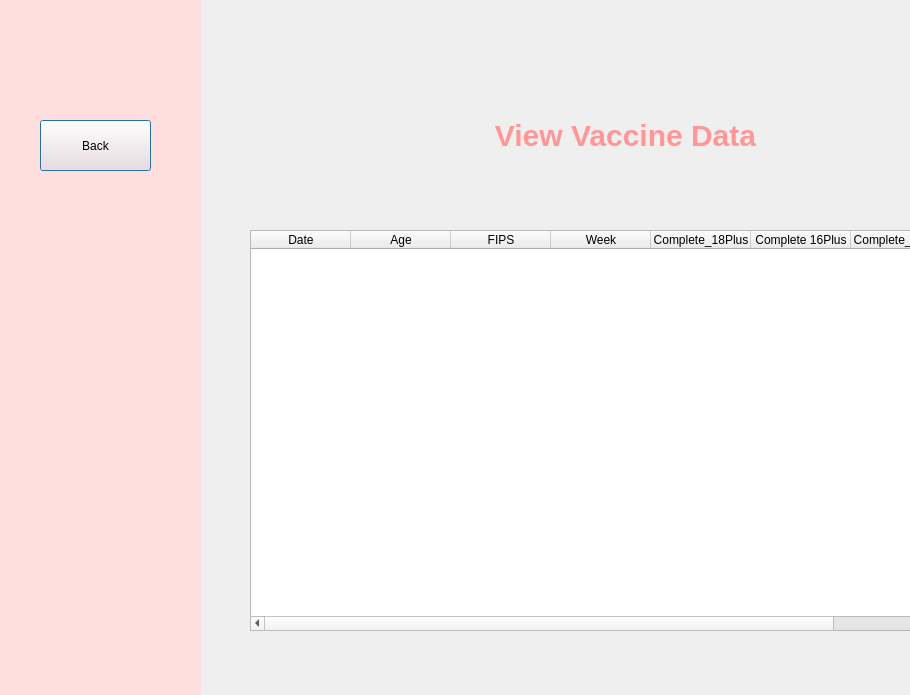
<?xml version="1.0" encoding="UTF-8"?>
<ui version="4.0">
 <class>Dialog</class>
 <widget class="QDialog" name="Dialog">
  <property name="geometry">
   <rect>
    <x>0</x>
    <y>0</y>
    <width>910</width>
    <height>695</height>
   </rect>
  </property>
  <property name="windowTitle">
   <string>Dialog</string>
  </property>
  <widget class="QTableWidget" name="tableWidget">
   <property name="geometry">
    <rect>
     <x>250</x>
     <y>230</y>
     <width>761</width>
     <height>401</height>
    </rect>
   </property>
   <property name="columnCount">
    <number>9</number>
   </property>
   <column>
    <property name="text">
     <string>Date</string>
    </property>
   </column>
   <column>
    <property name="text">
     <string>Age</string>
    </property>
   </column>
   <column>
    <property name="text">
     <string>FIPS</string>
    </property>
   </column>
   <column>
    <property name="text">
     <string>Week</string>
    </property>
   </column>
   <column>
    <property name="text">
     <string>Complete_18Plus</string>
    </property>
   </column>
   <column>
    <property name="text">
     <string>Complete 16Plus</string>
    </property>
   </column>
   <column>
    <property name="text">
     <string>Complete_65Plus</string>
    </property>
   </column>
   <column>
    <property name="text">
     <string>Dose1_Recip</string>
    </property>
   </column>
   <column>
    <property name="text">
     <string>Dose1_65Plus</string>
    </property>
   </column>
  </widget>
  <widget class="QLabel" name="label">
   <property name="geometry">
    <rect>
     <x>470</x>
     <y>90</y>
     <width>311</width>
     <height>91</height>
    </rect>
   </property>
   <property name="styleSheet">
    <string notr="true">font-size: 30px;
font: bold;
color: rgb(255, 222, 222);
color: rgb(255, 151, 151);</string>
   </property>
   <property name="text">
    <string>View Vaccine Data</string>
   </property>
   <property name="alignment">
    <set>Qt::AlignCenter</set>
   </property>
  </widget>
  <widget class="QWidget" name="widget" native="true">
   <property name="geometry">
    <rect>
     <x>0</x>
     <y>0</y>
     <width>201</width>
     <height>851</height>
    </rect>
   </property>
   <property name="styleSheet">
    <string notr="true">
background-color: rgb(255, 222, 222);</string>
   </property>
   <widget class="QPushButton" name="backbutton6">
    <property name="geometry">
     <rect>
      <x>40</x>
      <y>120</y>
      <width>111</width>
      <height>51</height>
     </rect>
    </property>
    <property name="text">
     <string>Back</string>
    </property>
   </widget>
  </widget>
 </widget>
 <resources/>
 <connections/>
</ui>
